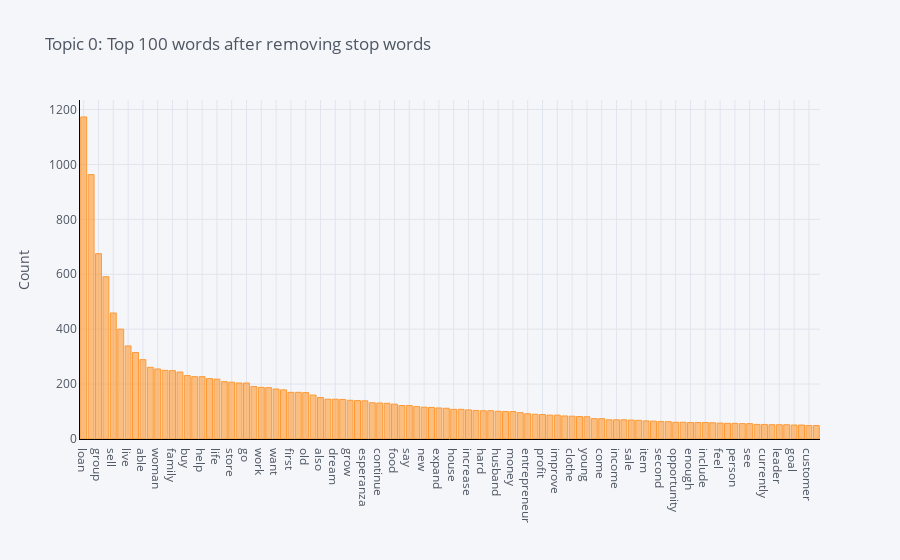

The code cell stored with this chart in its notebook:
### Code cell
plot_model(lda)

### Figure 1 — Plotly figure (JSON) as saved in the notebook; plotly's stock layout.template omitted (floating-point values rounded to 4 significant figures)
{"data": [{"marker": {"color": "rgba(255, 153, 51, 0.6)", "line": {"color": "rgba(255, 153, 51, 1.0)", "width": 1}}, "name": "count", "orientation": "v", "text": "", "type": "bar", "x": ["loan", "business", "group", "child", "sell", "small", "live", "member", "able", "hope", "woman", "community", "family", "support", "buy", "start", "help", "year", "life", "make", "store", "clothing", "go", "well", "work", "use", "want", "provide", "first", "thank", "old", "take", "also", "age", "dream", "future", "grow", "mother", "esperanza", "receive", "continue", "product", "food", "home", "say", "day", "new", "people", "expand", "good", "house", "large", "increase", "purchase", "hard", "time", "husband", "school", "money", "together", "entrepreneur", "need", "profit", "town", "improve", "plan", "clothe", "run", "young", "call", "come", "next", "income", "pay", "sale", "education", "item", "share", "second", "note", "opportunity", "selling", "enough", "give", "include", "order", "feel", "many", "person", "part", "see", "like", "currently", "know", "leader", "area", "goal", "request", "customer", "shoe"], "y": [1173, 963, 675, 591, 459, 400, 339, 315, 289, 261, 255, 250, 249, 244, 231, 227, 227, 220, 218, 209, 207, 204, 204, 191, 188, 187, 182, 179, 170, 170, 169, 160, 151, 145, 145, 144, 141, 140, 139, 132, 131, 130, 127, 122, 122, 118, 116, 115, 113, 112, 108, 108, 106, 104, 103, 103, 101, 100, 100, 96, 92, 90, 89, 87, 87, 84, 83, 82, 81, 74, 74, 70, 70, 70, 69, 68, 66, 65, 64, 63, 61, 61, 60, 60, 60, 59, 58, 57, 57, 56, 56, 53, 53, 52, 52, 52, 51, 51, 49, 49]}], "layout": {"legend": {"bgcolor": "#F5F6F9", "font": {"color": "#4D5663"}}, "paper_bgcolor": "#F5F6F9", "plot_bgcolor": "#F5F6F9", "title": {"font": {"color": "#4D5663"}, "text": "Topic 0: Top 100 words after removing stop words"}, "xaxis": {"gridcolor": "#E1E5ED", "linecolor": "black", "showgrid": true, "tickfont": {"color": "#4D5663"}, "title": {"font": {"color": "#4D5663"}, "text": ""}, "zerolinecolor": "#E1E5ED"}, "yaxis": {"gridcolor": "#E1E5ED", "linecolor": "black", "showgrid": true, "tickfont": {"color": "#4D5663"}, "title": {"font": {"color": "#4D5663"}, "text": "Count"}, "zerolinecolor": "#E1E5ED"}}}
